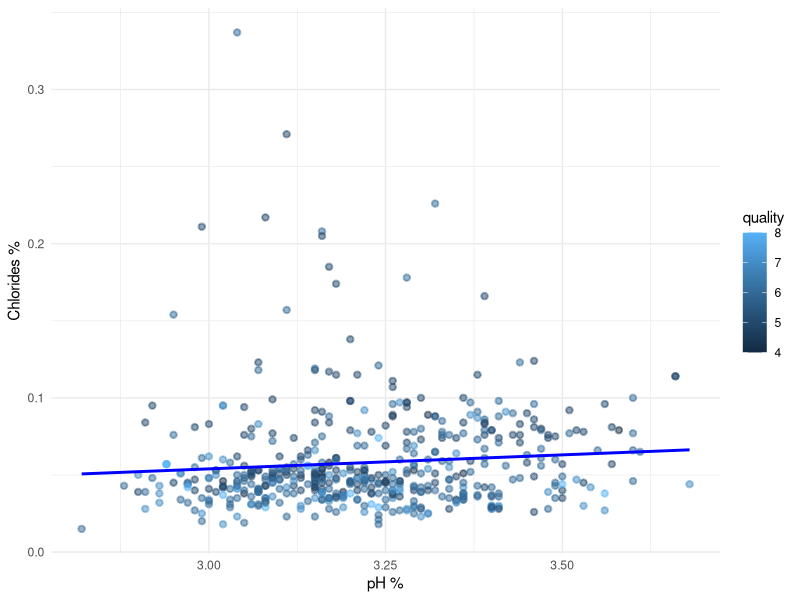
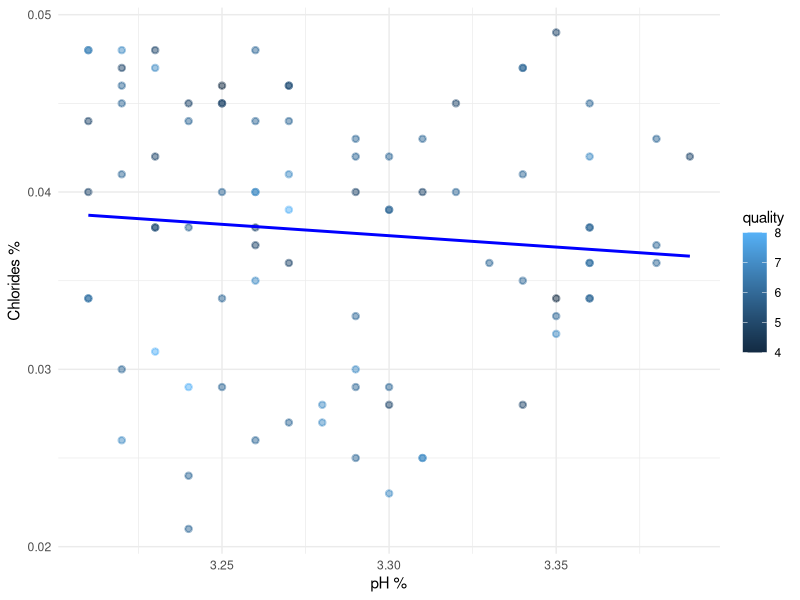

Recreate these plots in R, in order.
# Vincent Cifone
##########################
###Creation of a Multi-linear model for Alcohol, pH and Sugar with respect to Quality
#@Requires
#"RedWine_Dataset.xlxs" must exist in the current working directory
#
##setwd("C:/Users/___/Documents/STAT383_Final")  <-- Unqiue per user
# Access to ggplot data visualization
##install.packages("ggplot2")         // If ggplot2 not installed
library(ggplot2)

#Access Dataset's
##install.packages("readxl")          // If readxl not installed
library(readxl)

library(broom)
library(dplyr)
install.packages("flextable")
library(flextable)

# Clean Console and Environment
rm(list = ls())
cat("\f")

# Local access to datasets
WineProperties_Red <- read_excel("RedWine_DataSet.xlsx")

##### Get Random Sample of 500 red wines
#Seed for random number generator using pseudo-random number generation which is sufficiently random for our purposes
set.seed(5678)

#Find indexes of the 500 random elements
randomIndexes <- sample(seq_len(nrow(WineProperties_Red)), 500, replace = FALSE)

#Get random data from random index (can choose which data to set after ",")
redWineRandom <- WineProperties_Red[randomIndexes, ]

###### Creation of specialized datasets 

#New column of Wines within pH range
redWineRandom$InpHRange <- as.factor(ifelse(redWineRandom$pH > 3.2 & redWineRandom$pH < 3.4, 1,0 ))
#New column of Wines within Chloride range
redWineRandom$InChlRange <- as.factor(ifelse(redWineRandom$chlorides > 0.02 & redWineRandom$chlorides < 0.05, 1,0 ))

# With Limited Chloride Range
hQ_clLimit_Wine <- redWineRandom[redWineRandom$InChlRange != 0,]
# Within ph Range
hQ_clLimit_pHLimit_Wine <- hQ_clLimit_Wine[hQ_clLimit_Wine$InpHRange != 0,]

###### Creation of linear models and graphs
##-- Quality w/ pH and chlorides within respective ranges
q_ph_chlor_mlm <- lm(quality ~ pH + chlorides, data = redWineRandom)


# Scatter Plot: Alcohol Vs. Sugar in All Quality Wines
ggplot(redWineRandom, aes(x=pH , y=chlorides, color=quality)) +
  geom_point(fill="lightblue", stroke=1, alpha = 0.5)+
  geom_smooth(method='lm', se=FALSE, color="blue") +
  #facet_wrap(~quality) +
  theme_minimal() +
  labs( x="pH %",y="Chlorides %")


###### Creation of linear models and graphs
##-- Quality (High) w/ pH and chlorides within respective ranges
q_pHL_chlorL_mlm <- lm(quality ~ pH + chlorides, data = hQ_clLimit_pHLimit_Wine)


# Scatter Plot: Alcohol Vs. Sugar in High Quality Wines
ggplot(hQ_clLimit_pHLimit_Wine, aes(x=pH , y=chlorides, color=quality)) +
  geom_point(fill="lightblue", stroke=1, alpha = 0.5)+
  geom_smooth(method='lm', se=FALSE, color="blue") +
  #facet_wrap(~quality) +
  theme_minimal() +
  labs( x="pH %",y="Chlorides %")


# Summary of the linear models
print(summary(q_ph_chlor_mlm))
print(summary(q_pHL_chlorL_mlm))

# Tables for the linear models
glance_results <- glance(q_ph_chlor_mlm)
no_limit_pH_Cl_table <- as.data.frame(coef(summary(q_ph_chlor_mlm)))
no_limit_pH_Cl_table <- select(no_limit_pH_Cl_table,`Pr(>|t|)`)
no_limit_pH_Cl_table <- cbind(no_limit_pH_Cl_table, R2 = glance_results$r.squared, adj_R2 = glance_results$adj.r.squared)
flextable(no_limit_pH_Cl_table)

glance_results <- glance(q_pHL_chlorL_mlm)
limit_pH_Cl_table <- as.data.frame(coef(summary(q_pHL_chlorL_mlm)))
limit_pH_Cl_table <- select(limit_pH_Cl_table,`Pr(>|t|)`)
limit_pH_Cl_table <- cbind(limit_pH_Cl_table, R2 = glance_results$r.squared, adj_R2 = glance_results$adj.r.squared)

flextable(limit_pH_Cl_table)
